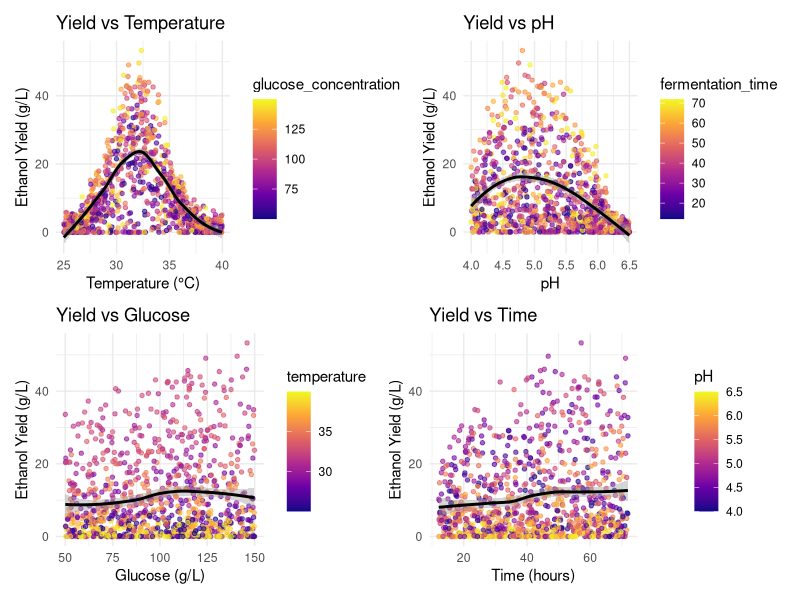
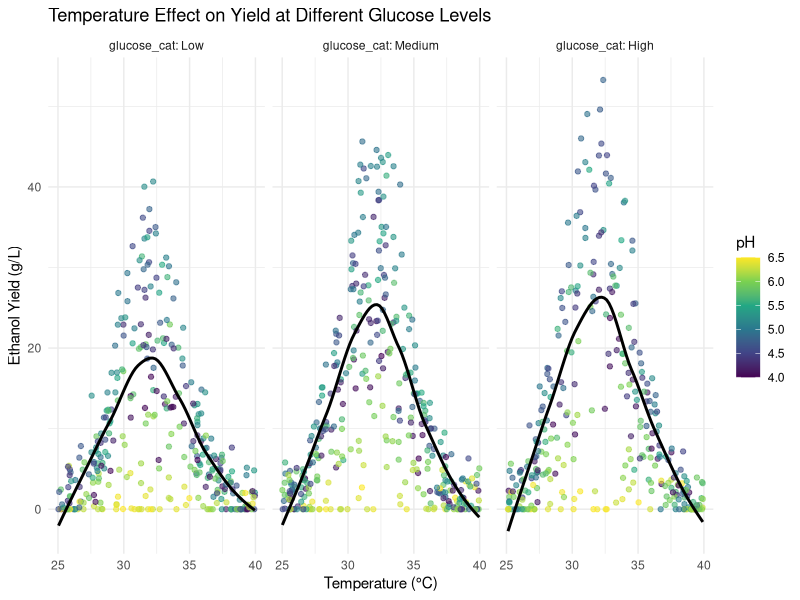
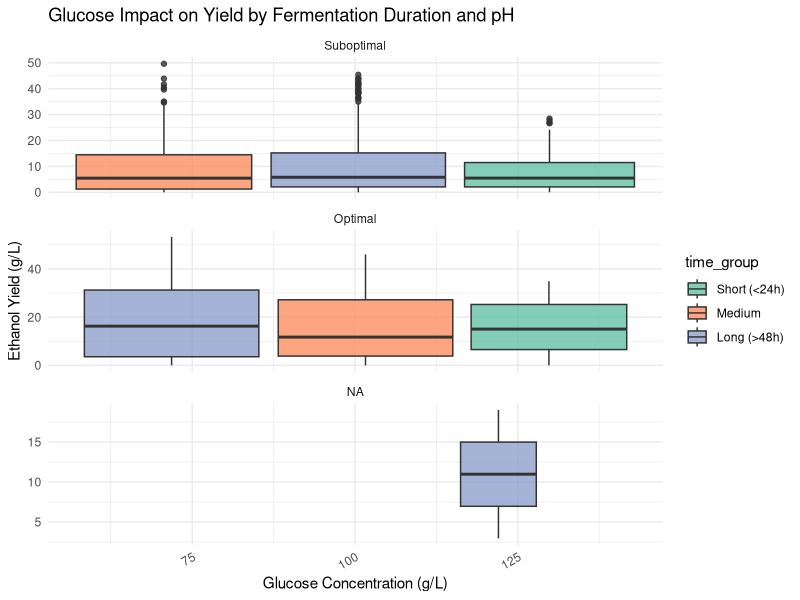
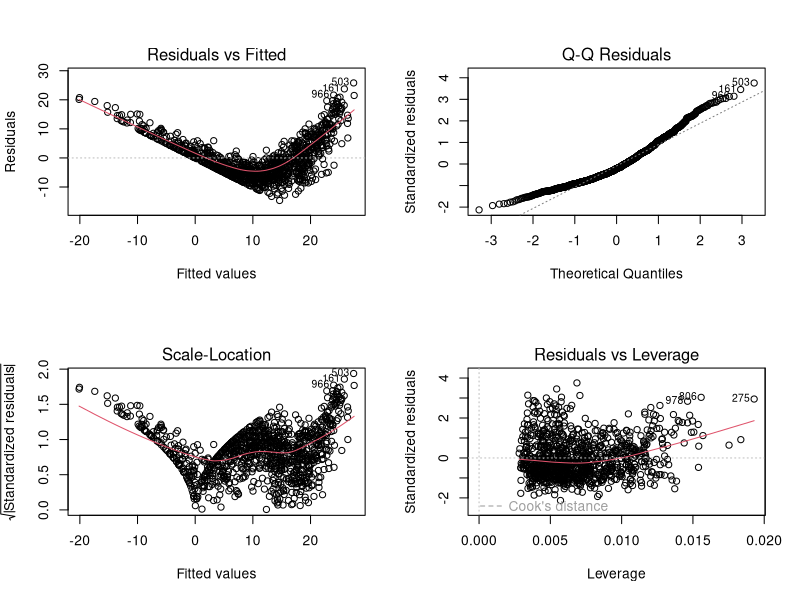
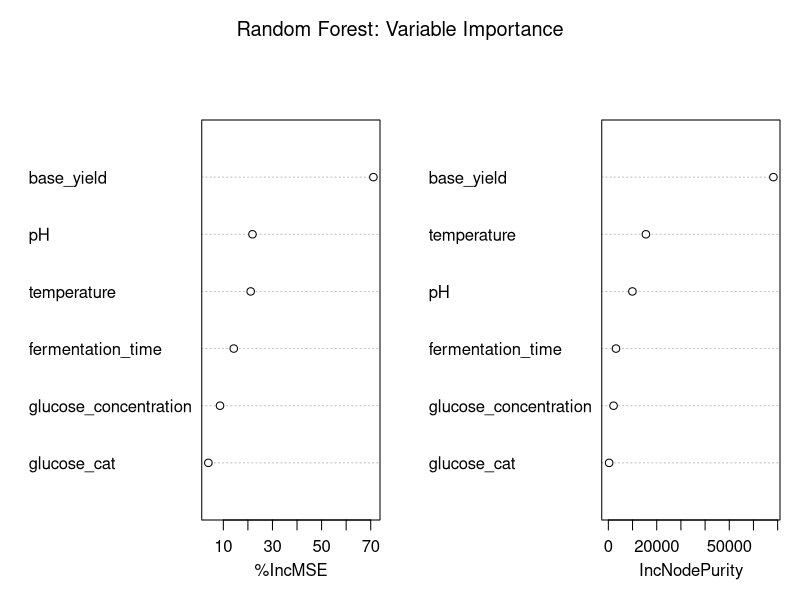

These charts were generated, in order, by the following R code:
## ---- chunk 1
knitr::opts_chunk$set(echo = TRUE, message = FALSE, warning = FALSE, fig.align = "center")

# Load required libraries
library(tidyverse)
library(patchwork)
library(caret)
library(randomForest)
library(broom)
library(viridis)
## ---- chunk 2
set.seed(11)
n <- 1000

# Simulate process variables
fermentation_data <- tibble(
  temperature = runif(n, 25, 40),           # °C
  pH = runif(n, 4.0, 6.5),                  # acidic range for yeast
  glucose_concentration = runif(n, 50, 150), # g/L
  fermentation_time = runif(n, 12, 72)       # hours
) %>%
  mutate(
    # Temperature effect: Gaussian peak at 32°C
    temp_effect = dnorm(temperature, mean = 32, sd = 2.5) / dnorm(32, 32, 2.5),
    
    # pH effect: quadratic penalty from deviation from 5.0
    ph_effect = pmax(0, 1 - 0.6 * (pH - 5.0)^2),
    
    # Glucose effect: substrate saturation (Michaelis-Menten)
    glucose_effect = glucose_concentration / (80 + glucose_concentration),
    
    # Time effect: exponential approach to maximum (first-order kinetics)
    time_effect = 1 - exp(-fermentation_time / 24),
    
    # Combine with theoretical max yield (~90 g/L under ideal conditions)
    base_yield = 90 * temp_effect * ph_effect * glucose_effect * time_effect,
    
    # Add biological and measurement noise
    ethanol_yield = base_yield + rnorm(n, mean = 0, sd = 2.5),
    
    # Ensure non-negative values
    ethanol_yield = pmax(ethanol_yield, 0)
  ) %>%
  dplyr::select(-contains("effect")) %>%  # Clean up
  round(2)

# Display first few rows
head(fermentation_data)
## ---- chunk 3
# Helper function for consistent plotting
plot_effect <- function(data, x_var, color_var, title, x_label) {
  data %>%
    ggplot(aes(x = !!sym(x_var), y = ethanol_yield, color = !!sym(color_var))) +
    geom_point(alpha = 0.6, size = 1.2) +
    geom_smooth(method = "loess", se = TRUE, span = 0.7, color = "black", lwd = 1) +
    scale_color_viridis_c(option = "plasma") +
    theme_minimal() +
    labs(
      title = title,
      x = x_label,
      y = "Ethanol Yield (g/L)",
      color = color_var
    )
}

p_temp <- plot_effect(fermentation_data, "temperature", "glucose_concentration", 
                      "Yield vs Temperature", "Temperature (°C)")

p_ph <- plot_effect(fermentation_data, "pH", "fermentation_time", 
                    "Yield vs pH", "pH")

p_glucose <- plot_effect(fermentation_data, "glucose_concentration", "temperature", 
                         "Yield vs Glucose", "Glucose (g/L)")

p_time <- plot_effect(fermentation_data, "fermentation_time", "pH", 
                      "Yield vs Time", "Time (hours)")

# Arrange plots
(p_temp + p_ph) / (p_glucose + p_time)
## ---- chunk 4
# Categorize glucose into low/medium/high
fermentation_data <- fermentation_data %>%
  mutate(glucose_cat = cut(glucose_concentration, 
                           breaks = 3, 
                           labels = c("Low", "Medium", "High")))

ggplot(fermentation_data, aes(x = temperature, y = ethanol_yield, color = pH)) +
  geom_point(alpha = 0.6) +
  geom_smooth(method = "loess", se = FALSE, color = "black") +
  facet_wrap(~ glucose_cat, labeller = label_both) +
  scale_color_viridis_c() +
  labs(title = "Temperature Effect on Yield at Different Glucose Levels",
       x = "Temperature (°C)", y = "Ethanol Yield (g/L)") +
  theme_minimal()
## ---- chunk 5
fermentation_data %>%
  mutate(
    time_group = cut(fermentation_time, 
                     breaks = c(12, 24, 48, 72), 
                     labels = c("Short (<24h)", "Medium", "Long (>48h)")),
    pH_group = cut(pH, breaks = c(4, 4.8, 5.2, 6.5), 
                   labels = c("Suboptimal", "Optimal", "Suboptimal"))
  ) %>%
  ggplot(aes(x = glucose_concentration, y = ethanol_yield, fill = time_group)) +
  geom_boxplot(alpha = 0.8) +
  facet_wrap(~ pH_group, ncol = 1, scales = "free_y") +
  scale_fill_brewer(palette = "Set2", type = "qual") +
  labs(title = "Glucose Impact on Yield by Fermentation Duration and pH",
       x = "Glucose Concentration (g/L)", 
       y = "Ethanol Yield (g/L)") +
  theme_minimal() +
  theme(axis.text.x = element_text(angle = 30, hjust = 1))
## ---- chunk 6
lm_model <- lm(
  ethanol_yield ~ 
    temperature + I(temperature^2) +
    pH + I(pH^2) +
    glucose_concentration +
    fermentation_time,
  data = fermentation_data
)

# Model summary
summary(lm_model)
## ---- chunk 7
tidy(lm_model) %>%
  filter(term != "(Intercept)") %>%
  arrange(desc(abs(estimate))) %>%
  rename(`Term` = term, `Estimate` = estimate, `Std. Error` = std.error,
         `t value` = statistic, `Pr(>|t|)` = p.value) %>%
  mutate(
    `Biological Interpretation` = case_when(
      str_detect(Term, "temperature") ~ 
        if_else(str_detect(Term, "I\\(temperature\\^2\\)"), 
                "Negative curvature: optimal temperature exists", 
                "Positive linear trend near optimum"),
      str_detect(Term, "pH") ~ 
        if_else(str_detect(Term, "I\\(pH\\^2\\)"), 
                "Negative curvature: optimal pH exists", 
                "Positive linear trend near optimum"),
      Term == "glucose_concentration" ~ "Higher substrate → higher yield (saturating)",
      Term == "fermentation_time" ~ "Longer time → higher yield (diminishing returns)",
      TRUE ~ "N/A"
    )
  ) %>%
  dplyr::select(Term, Estimate, `Std. Error`, `t value`, `Pr(>|t|)`, `Biological Interpretation`) %>%
  knitr::kable(digits = 4, caption = "Regression Coefficients and Biological Meaning")
## ---- chunk 8
par(mfrow = c(2, 2))
plot(lm_model, which = c(1, 2, 3, 5))
par(mfrow = c(1, 1))
## ---- chunk 9
# Extract coefficients
beta_temp_lin <- coef(lm_model)["temperature"]
beta_temp_quad <- coef(lm_model)["I(temperature^2)"]
opt_temp <- -beta_temp_lin / (2 * beta_temp_quad)

beta_ph_lin <- coef(lm_model)["pH"]
beta_ph_quad <- coef(lm_model)["I(pH^2)"]
opt_pH <- -beta_ph_lin / (2 * beta_ph_quad)

# Print results
cat("Optimal Temperature: ", round(opt_temp, 1), "°C\n")
cat("Optimal pH: ", round(opt_pH, 2), "\n")
cat("Recommended Glucose: 120–140 g/L (balance yield vs inhibition)\n")
cat("Recommended Time: ≥48 hours (near saturation)\n")
## ---- chunk 10
set.seed(11)
train_index <- createDataPartition(fermentation_data$ethanol_yield, p = 0.8, list = FALSE)
train_data <- fermentation_data[train_index, ]
test_data <- fermentation_data[-train_index, ]

rf_model <- randomForest(
  ethanol_yield ~ ., 
  data = train_data, 
  ntree = 500, 
  mtry = 2, 
  importance = TRUE
)

# Variable importance plot
varImpPlot(rf_model, main = "Random Forest: Variable Importance")
## ---- chunk 11
# Predictions
pred_lm <- predict(lm_model, newdata = test_data)
pred_rf <- predict(rf_model, newdata = test_data)

# Performance metrics
results <- data.frame(
  Model = c("Linear Regression", "Random Forest"),
  RMSE = c(RMSE(pred_lm, test_data$ethanol_yield),
           RMSE(pred_rf, test_data$ethanol_yield)),
  R2 = c(R2(pred_lm, test_data$ethanol_yield),
         R2(pred_rf, test_data$ethanol_yield)),
  MAE = c(MAE(pred_lm, test_data$ethanol_yield),
          MAE(pred_rf, test_data$ethanol_yield))
)

# Display as table
results %>%
  knitr::kable(digits = 3, caption = "Model Performance on Test Set")
